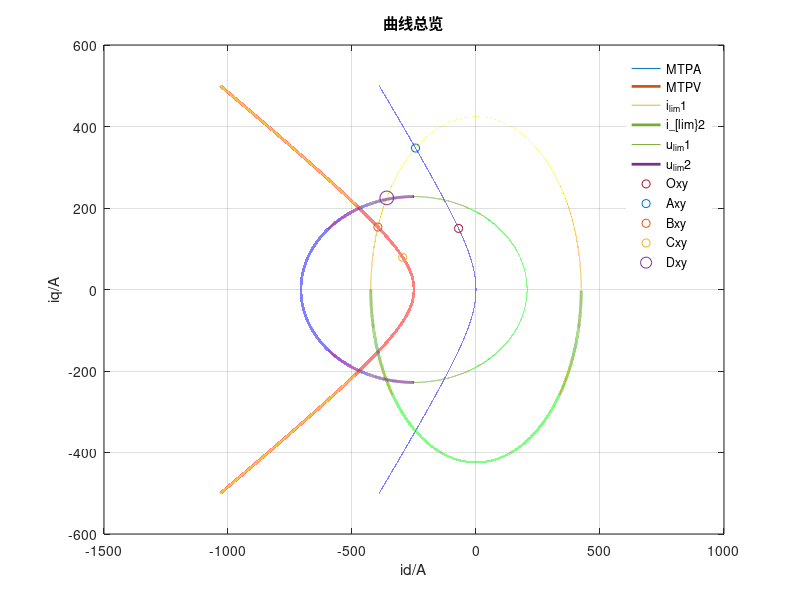

Reproduce this figure in MATLAB.
clear;
close;
clc;
Udc=1000;
R=0.2;
Ld=0.01;
Lq=0.02;
pn=4;
flux=2.5;
psif=flux;

Imax=300*sqrt(2);
Umax=Udc*2/pi;

fc=100000;
J=50;
Bm=0.000001;
Cm=0;

TL=[600,3000];
% A点
Idmax0=(-psif+sqrt(psif^2+8*(Ld-Lq)^2*Imax^2))/(4*(Ld-Lq));
Iqmax0=sqrt(Imax^2-Idmax0^2);

-psif/Ld;
-Imax;

a=4*(Ld-Lq)^2*Ld^2+4*Lq^2*(Ld-Lq)^2;
b=8*psif*Ld*(Ld-Lq)^2+4*psif*Lq*(Ld-Lq)*Ld;
c=4*psif^2*(Ld-Lq)^2+4*psif^2*Lq*(Ld-Lq)-4*Lq^2*(Ld-Lq)^2*Imax^2;


Bx=(-b-sqrt(b^2-4*a*c))/(2*a);
By=sqrt(Imax^2-Bx^2);

% B点
Idmax1=(-psif+sqrt(psif^2+8*(Ld-Lq)^2*Imax^2))/(4*(Ld-Lq));
Iqmax1=sqrt(Imax^2 - Idmax1^2);

a=4*(Ld-Lq)^2*Ld^2+4*Lq^2*(Ld-Lq)^2;
b=8*psif*Ld*(Ld-Lq)^2+4*psif*Lq*(Ld-Lq)*Ld;
c=4*psif^2*(Ld-Lq)^2+4*psif^2*Lq*(Ld-Lq)-4*Lq^2*(Ld-Lq)^2*Imax^2;

Idmax2=(-b-sqrt(b^2-4*a*c))/(2*a);
Iqmax2=sqrt(Imax^2-Idmax2^2);

we1=sqrt(Umax^2/((Ld*Idmax1+psif)^2+(Lq*Iqmax1)^2));
we2=sqrt(Umax^2/((Ld*Idmax2+psif)^2+(Lq*Iqmax2)^2));

rpm1=we1/pn/2/pi*60;
rpm2=we2/pn/2/pi*60;


%采用定义偏导法求解id iq MTPA曲线
iq1=-500:0.01:500; 
id1=(-psif+sqrt(4*(Ld-Lq)^2*iq1.^2+psif^2))/(2*(Ld-Lq));

%采用拉格朗日法求解id iq MTPV曲线
iq2=iq1;
id2=-psif/Ld+(-psif*Lq+Lq*sqrt(psif^2+4*(Ld-Lq)^2*iq2.^2))/(2*Ld*(Ld-Lq));

%极限电流圆 以(0,0)为圆心
id3=-Imax:0.01:Imax;
iq3=sqrt(Imax^2-id3.^2);

id4=id3;
iq4=-sqrt(Imax^2-id3.^2);

we=(we1+we2)/2;


%极限电压圆 以(φf/Ld,0)为圆心
iq5=id3;
id5=1/Ld*((sqrt((Umax^2/we^2)-(Lq.*iq5).^2)-psif));

iq6=id3;
id6=-2*psif/Ld-1/Ld*((sqrt((Umax^2/we^2)-(Lq.*iq5).^2)-psif));

N=size(id3,2);
first=N;
last=0;
for i=1:N
    if(isreal(id5(i)))
        if(first>=i)
            first=i;
        end
        if(last<=i)
            last=i;
        end
    end
end


v=-2;
iq5(last-v:end) = [];
id5(last-v:end) = [];

iq6(last-v:end) = [];
id6(last-v:end) = [];

iq5(1:first+v) = [];
id5(1:first+v) = [];

iq6(1:first+v) = [];
id6(1:first+v) = [];

figure;
hold on;
plot(id1,iq1,id2,iq2,"Linewidth",2);
plot(id3,iq3,id4,iq4,"Linewidth",2,'Color',[0.4660 0.6740 0.1880]);
plot(id5,iq5,id6,iq6,"Linewidth",2,'Color',[0.4940 0.1840 0.5560]);
legend("box","off", "Location" , "best");
grid on;

hold on;

Ox = (-psif+sqrt(psif^2+4*(Ld-Lq)^2*150^2))/(2*(Ld-Lq));
Oy = 150;

Ax = (-psif+sqrt(psif^2+8*(Ld-Lq)^2*Imax^2))/(4*(Ld-Lq));
Ay = sqrt(Imax^2-Ax^2);


we = we2+200;
CC= (-psif*Lq+sqrt(psif^2*Lq^2+8*(Ld-Lq)^2*Umax^2/we^2))/(4*(Ld-Lq));
Cx= (CC-psif)/Ld;
Cy= sqrt((Umax^2/we^2 - (Ld*Cx+psif)^2)/Lq^2);


we = we2-50;
Dx = (-psif*Ld+sqrt(psif^2*Ld^2-(Ld^2-Lq^2)*(psif^2+Lq^2*Imax^2-Umax^2/we^2)))/(Ld^2-Lq^2);
Dy = sqrt(Imax^2 - Dx^2);

plot(Ox,Oy,"o", Ax,Ay,"o", Bx,By,"o",Cx,Cy,"o", Dx, Dy,"o", "MarkerSize",10);
legend("MTPA","MTPV","i_{lim}1","i_[lim}2" ,"u_{lim}1" ,"u_{lim}2","Oxy", "Axy","Bxy","Cxy","Dxy");


title("曲线总览");
xlabel("id/A");
ylabel("iq/A");
box on;
hold off;









